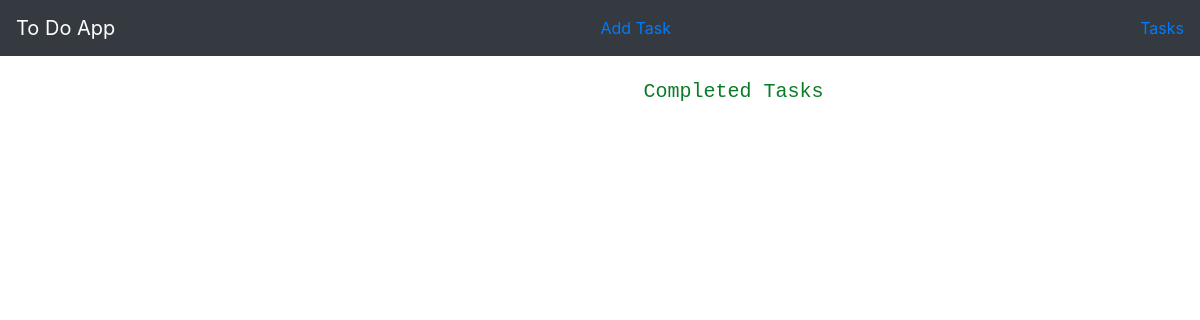
The app's page /, older data.
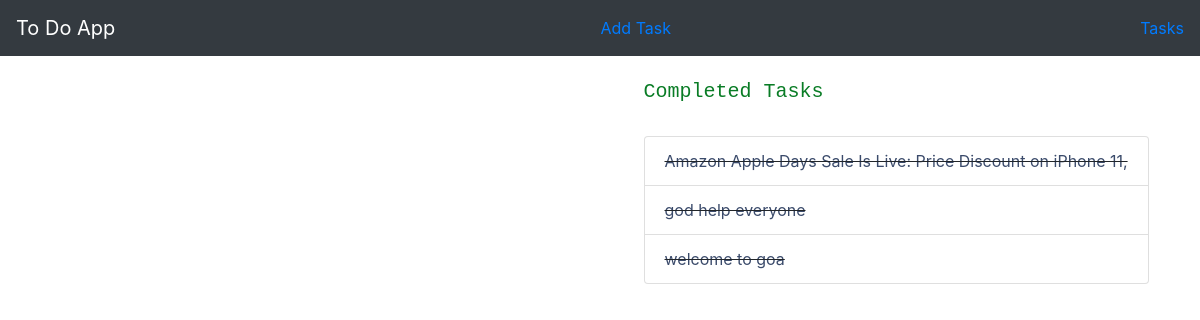
The same page, newer data.
### main/models.py (models this page shows, shortened)
class todo_tasks(models.Model):
  task_h=models.CharField(max_length=60)
  task_d = models.CharField(max_length=300)
  added_date=models.DateTimeField()
  task_type=models.BooleanField()

### main/views.py (the view)
# urls.py: path('',views.home, name='home'),
def home(request):
  tasks = todo_tasks.objects.filter(task_type="True").order_by("-added_date")
  completed=todo_tasks.objects.filter(task_type="False").order_by("-added_date")
  return render(request,'index.html',{'tasks':tasks, 'completed':completed})

### main/templates/index.html (shortened to what this page needs)
{% extends 'base.html' %}
{% load static %}
{% block content%}
<div class="row mt-4 ml-4">
    <div class="col-md-6 mt-4">
    </div>
    <div class="cols-md-6 ml-4">
        <h5 style="font-family: monospace;color:#097C25;">Completed Tasks</h5><br>
        <ul class="list-group">
        {% for complete in completed %}
            <li class="list-group-item" style="text-decoration:line-through;">
                <div style="color:#3B4B6B;">{{ complete.task_h }}</div>
            </li>
        {% endfor %}
        </ul>
    </div>
</div>
{% endblock%}

Row changes from the older to the newer data that the page shows:
added todo_tasks: task_h "Amazon Apple Days Sale Is Live: Price Discount on iPhone 11,"
added todo_tasks: task_h "god help everyone"
added todo_tasks: task_h "welcome to goa"
